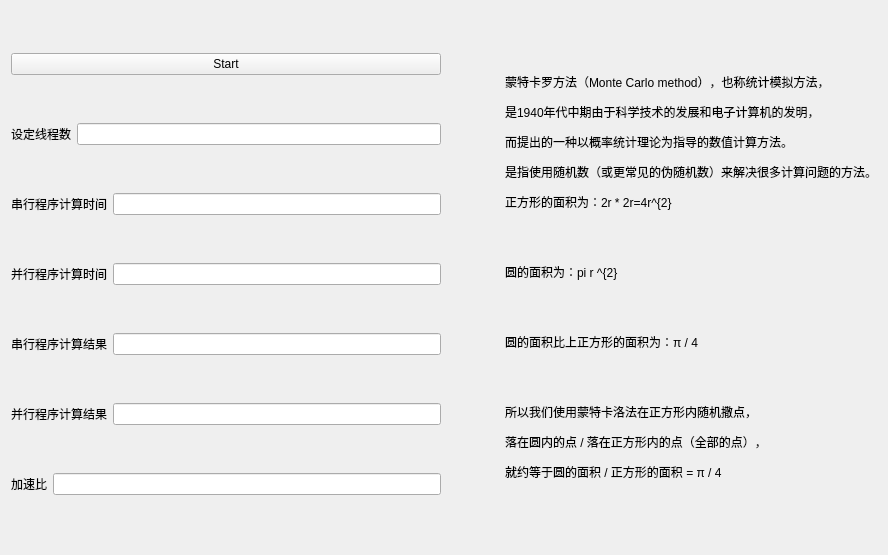
<?xml version="1.0" encoding="UTF-8"?>
<ui version="4.0">
 <class>PIClass</class>
 <widget class="QWidget" name="PIClass">
  <property name="geometry">
   <rect>
    <x>0</x>
    <y>0</y>
    <width>888</width>
    <height>555</height>
   </rect>
  </property>
  <property name="windowTitle">
   <string>PI</string>
  </property>
  <layout class="QVBoxLayout" name="verticalLayout_2">
   <item>
    <layout class="QHBoxLayout" name="horizontalLayout_10">
     <item>
      <layout class="QVBoxLayout" name="verticalLayout">
       <item>
        <widget class="QPushButton" name="StartBtn">
         <property name="text">
          <string>Start</string>
         </property>
        </widget>
       </item>
       <item>
        <layout class="QHBoxLayout" name="horizontalLayout">
         <item>
          <widget class="QLabel" name="label">
           <property name="text">
            <string>设定线程数</string>
           </property>
          </widget>
         </item>
         <item>
          <widget class="QLineEdit" name="ThreadnumEd"/>
         </item>
        </layout>
       </item>
       <item>
        <layout class="QHBoxLayout" name="horizontalLayout_2">
         <item>
          <widget class="QLabel" name="label_2">
           <property name="text">
            <string>串行程序计算时间</string>
           </property>
          </widget>
         </item>
         <item>
          <widget class="QLineEdit" name="serialTimeEd"/>
         </item>
        </layout>
       </item>
       <item>
        <layout class="QHBoxLayout" name="horizontalLayout_3">
         <item>
          <widget class="QLabel" name="label_3">
           <property name="text">
            <string>并行程序计算时间</string>
           </property>
          </widget>
         </item>
         <item>
          <widget class="QLineEdit" name="paralleltimeEd"/>
         </item>
        </layout>
       </item>
       <item>
        <layout class="QHBoxLayout" name="horizontalLayout_8">
         <item>
          <widget class="QLabel" name="label_8">
           <property name="text">
            <string>串行程序计算结果</string>
           </property>
          </widget>
         </item>
         <item>
          <widget class="QLineEdit" name="serialrstEd"/>
         </item>
        </layout>
       </item>
       <item>
        <layout class="QHBoxLayout" name="horizontalLayout_9">
         <item>
          <widget class="QLabel" name="label_9">
           <property name="text">
            <string>并行程序计算结果</string>
           </property>
          </widget>
         </item>
         <item>
          <widget class="QLineEdit" name="paralrstEd"/>
         </item>
        </layout>
       </item>
       <item>
        <layout class="QHBoxLayout" name="horizontalLayout_4">
         <item>
          <widget class="QLabel" name="label_4">
           <property name="text">
            <string>加速比</string>
           </property>
          </widget>
         </item>
         <item>
          <widget class="QLineEdit" name="speedupEd"/>
         </item>
        </layout>
       </item>
      </layout>
     </item>
     <item>
      <layout class="QHBoxLayout" name="horizontalLayout_6">
       <item>
        <spacer name="horizontalSpacer_4">
         <property name="orientation">
          <enum>Qt::Horizontal</enum>
         </property>
         <property name="sizeHint" stdset="0">
          <size>
           <width>40</width>
           <height>20</height>
          </size>
         </property>
        </spacer>
       </item>
       <item>
        <widget class="QLabel" name="label_5">
         <property name="text">
          <string>&lt;html&gt;&lt;head/&gt;&lt;body&gt;&lt;p&gt;蒙特卡罗方法（Monte Carlo method），也称统计模拟方法，&lt;/p&gt;&lt;p&gt;是1940年代中期由于科学技术的发展和电子计算机的发明，&lt;/p&gt;&lt;p&gt;而提出的一种以概率统计理论为指导的数值计算方法。&lt;/p&gt;&lt;p&gt;是指使用随机数（或更常见的伪随机数）来解决很多计算问题的方法。&lt;/p&gt;&lt;p&gt;正方形的面积为：2r * 2r=4r^{2}&lt;/p&gt;&lt;p&gt;&lt;br/&gt;&lt;/p&gt;&lt;p&gt;圆的面积为：pi r ^{2}&lt;/p&gt;&lt;p&gt;&lt;br/&gt;&lt;/p&gt;&lt;p&gt;圆的面积比上正方形的面积为：π / 4&lt;/p&gt;&lt;p&gt;&lt;br/&gt;&lt;/p&gt;&lt;p&gt;所以我们使用蒙特卡洛法在正方形内随机撒点，&lt;/p&gt;&lt;p&gt;落在圆内的点 / 落在正方形内的点（全部的点），&lt;/p&gt;&lt;p&gt;就约等于圆的面积 / 正方形的面积 = π / 4&lt;/p&gt;&lt;/body&gt;&lt;/html&gt;</string>
         </property>
        </widget>
       </item>
      </layout>
     </item>
    </layout>
   </item>
  </layout>
 </widget>
 <layoutdefault spacing="6" margin="11"/>
 <resources/>
 <connections/>
</ui>
